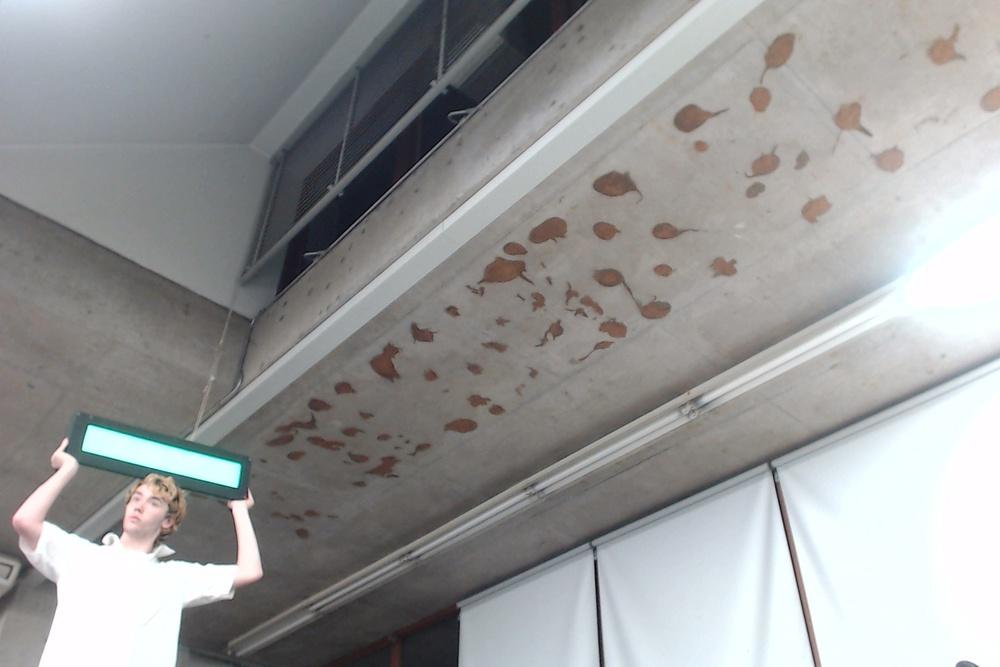
#> input picture img/target/45degrees/D3.jpg, 1000 x 667 px, shrunk from 1620 x 1080 before the run
$ python target-file.py   (Python 2 division)   (older library calls are emulated)
#> lines starting #> are read from the running program, lines starting #| are printed output that depends on the picture; after the words box and inside, x2 and y2 are one past the last pixel; in counts of white or black regions, pixels touching at a corner belong together; long printed decimals are rounded
#> further down, image is the input picture: shape (667, 1000, 3); mean B, G, R 153.3, 153.5, 152.9
import cv2
import numpy as np

MIN_AREA=150 # the minimum area that the largest contour can be, otherwise findTarget returns None

def findTarget(image):
    '''Returns centre coordinates (x,y), dimensions (height, width),
    inclination angle, and the tweaked image (for manual/automatic
    checking - not actually used by the robot itself).
    '''
    global MIN_AREA

    # Convert from BGR colourspace to HSV. Makes thresholding easier.
    hsv_image = cv2.cvtColor(image, cv2.COLOR_BGR2HSV)
#> hsv_image: shape (667, 1000, 3); mean H, S, V 63, 17.5, 157.7

    # Threshold the image to only get the green of the target. This gives us a
    # mask to apply to the original image (if we want).
    # Hue values are in degrees, but OpenCV only takes single byte arguments,
    # which means a maximum of 255. To get around this OpenCV takes hue values
    # in the range [0, 180]. This means 120 degrees (for example) maps to 60 in
    # OpenCV.
    lower = np.array([88, 30, 150])
    upper = np.array([90, 255, 255])
    mask = cv2.inRange(hsv_image, lower, upper)
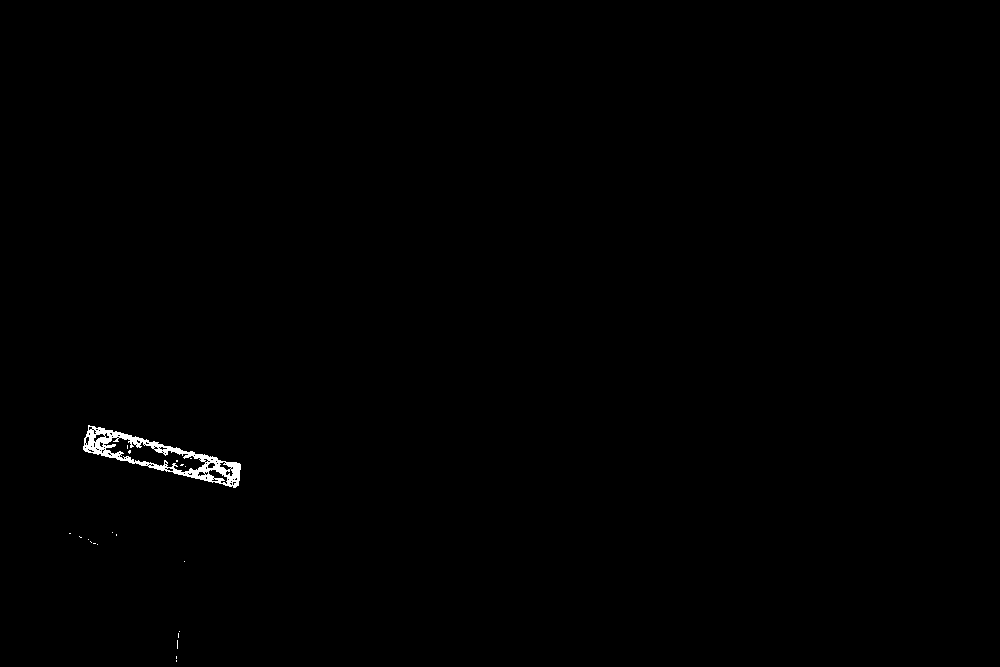
#> mask: shape (667, 1000); 0.36% white; 21 white regions (20 under 20 px)
    result = cv2.bitwise_and(image,image, mask=mask)

    # The thresholding will leave some ragged edges, and some rogue points in
    # the mask. Use a Gaussian Blur to smooth this out.
    blurred = cv2.GaussianBlur(result, (7, 7), 0)

    # OpenCV can find contours in the image - essentially closed loops of edges.
    # We are expecting the largest contour is the target.
    # First get all the contours:
    contours, heirarchy = cv2.findContours(mask, cv2.RETR_TREE, cv2.CHAIN_APPROX_SIMPLE)
#> contours = 102 contours, 93 with area under 20; largest, box (x1, y1, x2, y2) and area: (83, 425, 241, 488) 3875, (103, 437, 206, 473) 1413, (208, 469, 228, 485) 126, (219, 461, 232, 471) 52, (93, 433, 106, 443) 48
    if len(contours) == 0:
        return [0, 0, 0, 0, 0], image
    largest = []
    largest_area = 0 #store the area of largest here so we don't have to compute the area of the largest contour for every check
    for contour in contours:
        if cv2.contourArea(contour) > largest_area:
            largest = contour
            largest_area = cv2.contourArea(contour)
#> this loop made 102 passes
#> largest_area on pass 15: 3875
#> contour on passes 1 to 6: [[176, 660], [176, 661]], [[176, 656], [176, 658]], [[177, 640], [177, 648]], [[178, 633], [178, 637]], [[179, 631]], [[184, 561]]
#> after the loop, largest = contour of 187 points, box (x1, y1, x2, y2) (83, 425, 241, 488), area 3875; largest_area = 3875

    if largest_area < MIN_AREA:
        return [0, 0, 0, 0, 0], image

    target_contour = largest
#> target_contour has the same summary as largest

    #cv2.drawContours(blurred, [target_contour], 0, (0, 0, 255), -1)


    # We know our target is a rectangle. This means we can fit a bounding box
    # to it. We should make it an oriented bounding box (OBB) because if the
    # target is to the side it appears on an angle in our image.
    rect = cv2.minAreaRect(target_contour)
#> rect = ((162.2, 456.6), (27.16, 160.8), -75.96)
    obb_image = image
    obb = cv2.cv.BoxPoints(rect)
#> obb = ((236.9, 489.2), (80.94, 450.2), (87.53, 423.9), (243.5, 462.9))
    obb = np.int0(obb)
#> obb = [[236, 489], [80, 450], [87, 423], [243, 462]]
    cv2.drawContours(obb_image, [obb], -1, (0,255,0))
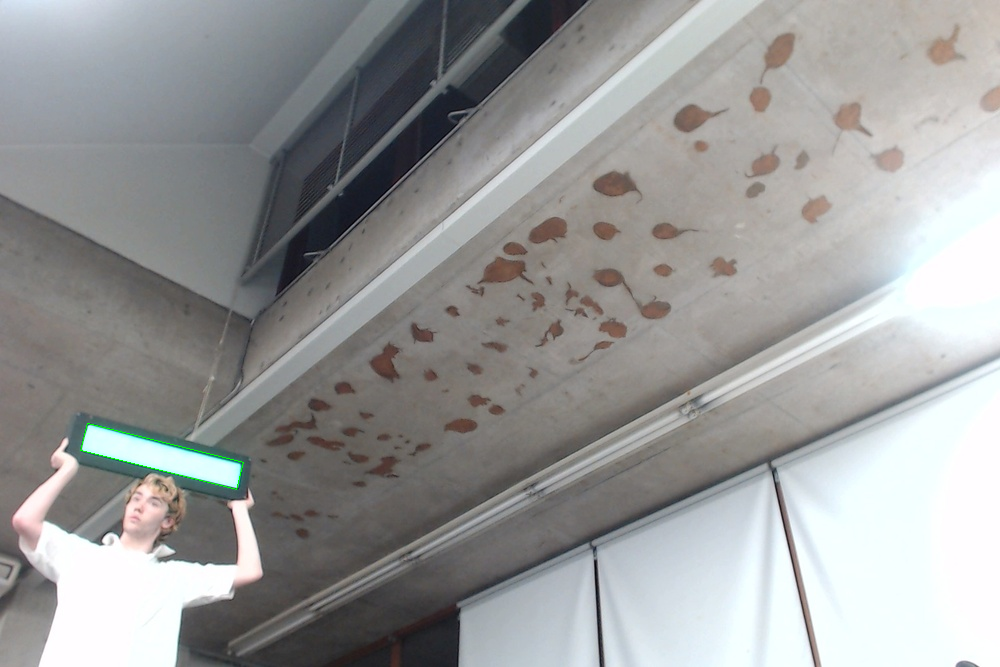
#> obb_image: shape (667, 1000, 3); 0.05% of pixels changed, all inside (x1, y1, x2, y2) = (80, 423, 244, 490)

    # Now that we have an OBB we can get its vital stats to return to the
    # caller. Remember that these numbers need to be independent of the size
    # of the image (we can't return them in pixels). Scale everything relative
    # to the image - between [-1, 1]. So (1,1) would be the top right of the
    # image, (-1,-1) bottom left, and (0,0) dead centre.
    height, width, depth = image.shape
#> height = 667; width = 1000; depth = 3
    #if nessacary fix the angle values and swap width and height
    if rect[1][0]>rect[1][1]:
        w=rect[1][0]/width
        h=rect[1][1]/width
        angle = rect[2]
    else:
        w=rect[1][1]/width
#> w = 0.161
        h=rect[1][0]/width
#> h = 0.0272
        angle = 90+rect[2]
#> angle = 14.04
    x = 2*(rect[0][0]/width)-1
#> x = -0.676
    y = 2*(rect[0][1]/height)-1
#> y = 0.369
    """
    w = rect[1][0]/ width
    h = rect[1][1]/width
    angle = rect[2]
    """

    # We can return an altered image so that we can check that things are
    # working properly.
    ## result_image = <something with image and one of the intermediate steps -
    ##                 mask, blurred, contours, obb, etc>

    ####################
    # Dummy values to get it working
    #(x, y, w, h, angle) = (0, 0, 0, 0, 0)
    result_image = obb_image#image
    ####################

    return [x, y, w, h, angle], result_image

if __name__ == "__main__":
    # Load an image. This could be a test image from a file,
    # or a frame from the video stream
    # Store it in a variable called 'image'

    image = cv2.imread("img/target/45degrees/D3.jpg", -1)
    """
    ################
    # Dummy image to get it going
    import numpy as np
    image = np.zeros((480, 640, 3), np.uint8)
    image[:] = (0, 180, 0) # BGR
    ################
     """

    [x, y, w, h, angle], processed_image = findTarget(image)
#> x = -0.676; y = 0.369; w = 0.161; h = 0.0272; angle = 14.04
    if not w:
        print "No target found"
    else:
        print "X:" + str(x) + " Y:" + str(y) + " Width:" + str(w) + " Height:" + str(h) + " Angle:" + str(angle)
#| X:-0.6755 Y:0.369 Width:0.1608 Height:0.02716 Angle:14.036
        cv2.namedWindow("preview")
        cv2.imshow("preview", processed_image)

        # Wait for a key, or the preview image just disappears...
        key = cv2.waitKey(0)
#> (key Esc is pressed here)

$ run again, with img/target/45degrees/D2.jpg copied over img/target/45degrees/D3.jpg
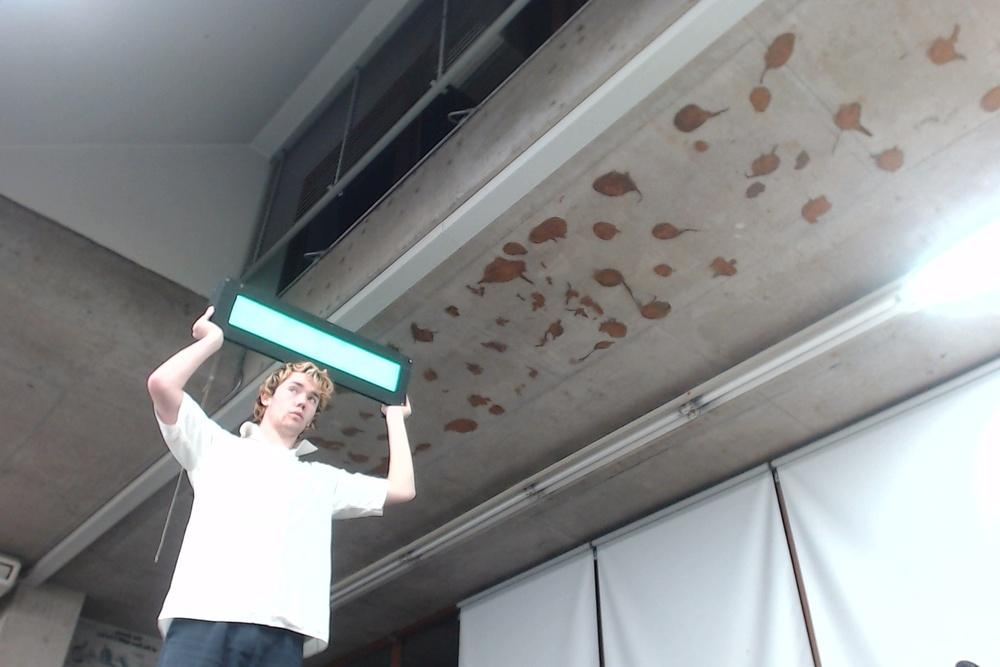
#> input picture img/target/45degrees/D2.jpg, 1000 x 667 px, shrunk from 1620 x 1080 before the run
#> image is the input picture: shape (667, 1000, 3); mean B, G, R 142.1, 141.7, 139.9
#> hsv_image: shape (667, 1000, 3); mean H, S, V 68.7, 20.3, 146
#> in findTarget, `mask = cv2.inRange(hsv_image, lower, upper)`:
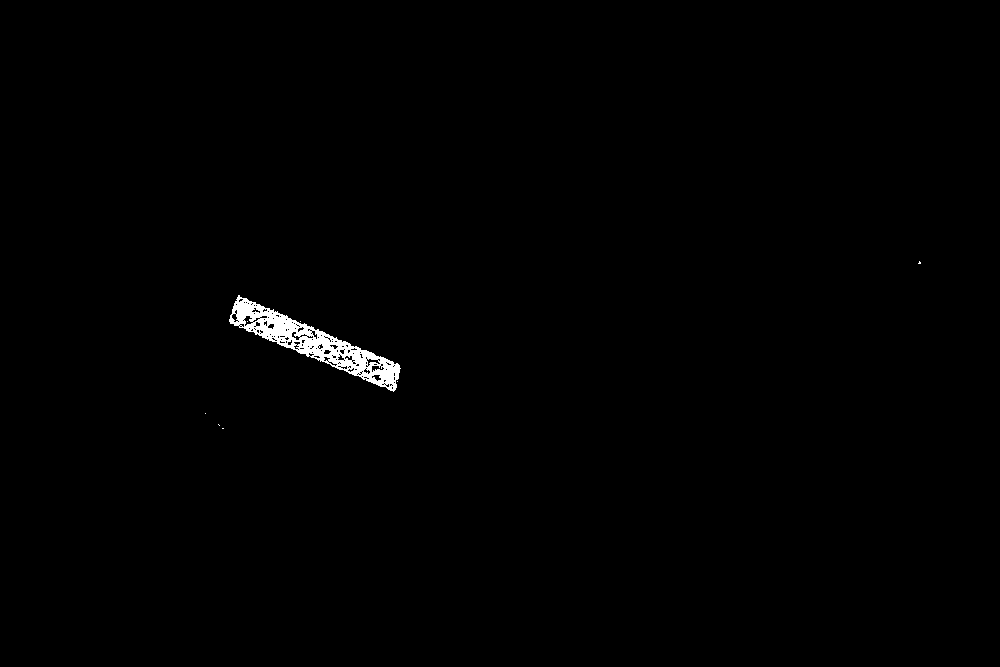
#> mask: shape (667, 1000); 0.63% white; 8 white regions (7 under 20 px)
#> contours = 174 contours, 156 with area under 20; largest, box (x1, y1, x2, y2) and area: (229, 295, 401, 392) 4808, (243, 315, 254, 327) 59, (371, 365, 385, 373) 56, (366, 358, 381, 367) 52, (371, 374, 382, 382) 42
#> the loop in findTarget, `for contour in contours:` made 174 passes
#> largest_area on pass 6: 4808.5
#> after the loop in findTarget, `for contour in contours:`: largest = contour of 275 points, box (x1, y1, x2, y2) (229, 295, 401, 392), area 4808; largest_area = 4808.5
#> target_contour has the same summary as largest
#> rect = ((315.6, 343.6), (30.07, 182), -66.8)
#> in findTarget, `obb = cv2.cv.BoxPoints(rect)`: obb = ((393.3, 393.3), (226, 321.6), (237.9, 293.9), (405.2, 365.6))
#> in findTarget, `obb = np.int0(obb)`: obb = [[393, 393], [226, 321], [237, 293], [405, 365]]
#> in findTarget, `cv2.drawContours(obb_image, [obb], -1, (0,255,0))`:
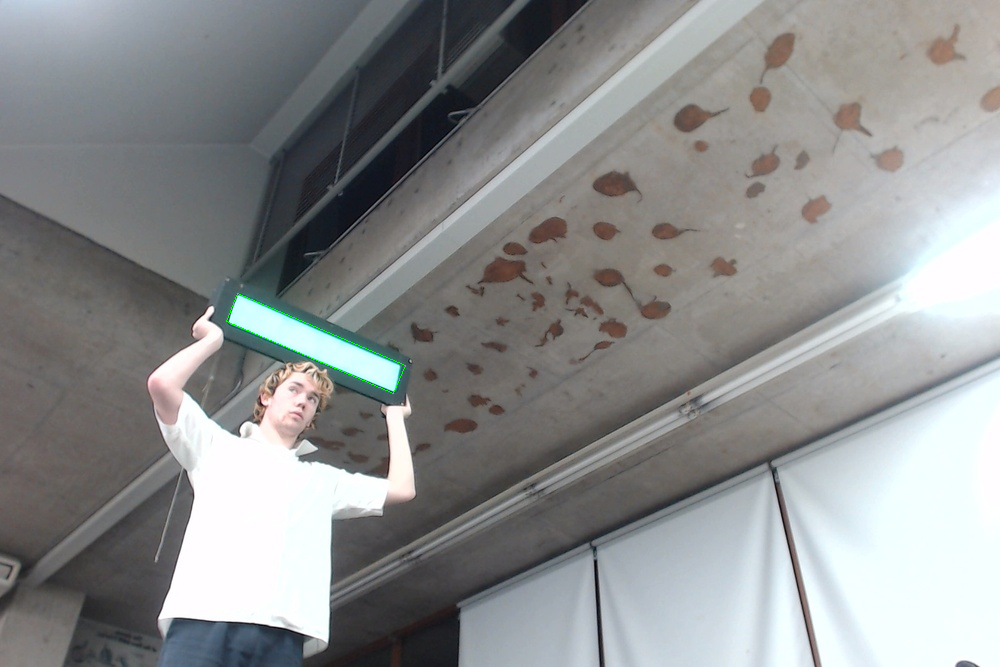
#> obb_image: shape (667, 1000, 3); 0.06% of pixels changed, all inside (x1, y1, x2, y2) = (226, 293, 406, 394)
#> in findTarget, `w=rect[1][1]/width`: w = 0.182
#> in findTarget, `h=rect[1][0]/width`: h = 0.0301
#> in findTarget, `angle = 90+rect[2]`: angle = 23.2
#> in findTarget, `x = 2*(rect[0][0]/width)-1`: x = -0.369
#> in findTarget, `y = 2*(rect[0][1]/height)-1`: y = 0.0303
#> `[x, y, w, h, angle], processed_image = findTarget(image)`: x = -0.369; y = 0.0303; w = 0.182; h = 0.0301; angle = 23.2
#| X:-0.3688 Y:0.03032 Width:0.182 Height:0.03007 Angle:23.199
